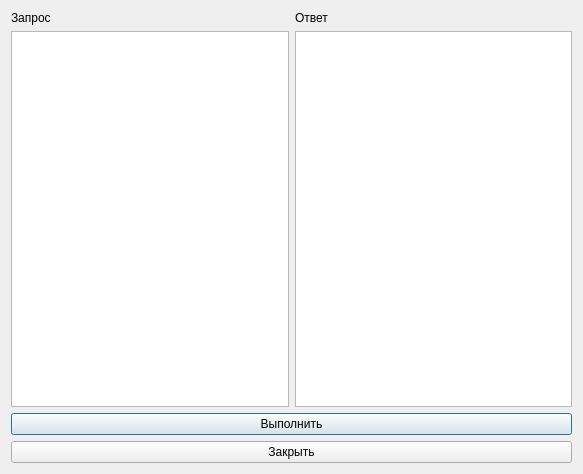
<?xml version="1.0" encoding="UTF-8"?>
<ui version="4.0">
 <class>Query</class>
 <widget class="QDialog" name="Query">
  <property name="geometry">
   <rect>
    <x>0</x>
    <y>0</y>
    <width>583</width>
    <height>474</height>
   </rect>
  </property>
  <property name="minimumSize">
   <size>
    <width>400</width>
    <height>250</height>
   </size>
  </property>
  <property name="maximumSize">
   <size>
    <width>1200</width>
    <height>1000</height>
   </size>
  </property>
  <property name="windowTitle">
   <string>Dialog</string>
  </property>
  <layout class="QGridLayout" name="gridLayout_2">
   <item row="0" column="0">
    <layout class="QGridLayout" name="gridLayout">
     <item row="1" column="0">
      <widget class="QTextEdit" name="QueryText"/>
     </item>
     <item row="1" column="1">
      <widget class="QTextBrowser" name="ResponseBrowser">
       <property name="readOnly">
        <bool>true</bool>
       </property>
       <property name="overwriteMode">
        <bool>false</bool>
       </property>
      </widget>
     </item>
     <item row="0" column="0">
      <widget class="QLabel" name="QueryLabel">
       <property name="text">
        <string>Запрос</string>
       </property>
      </widget>
     </item>
     <item row="0" column="1">
      <widget class="QLabel" name="ResponseLabel">
       <property name="text">
        <string>Ответ</string>
       </property>
      </widget>
     </item>
    </layout>
   </item>
   <item row="1" column="0">
    <layout class="QVBoxLayout" name="verticalLayout">
     <item>
      <widget class="QPushButton" name="ExecButton">
       <property name="text">
        <string>Выполнить</string>
       </property>
      </widget>
     </item>
     <item>
      <widget class="QPushButton" name="CloseButton">
       <property name="text">
        <string>Закрыть</string>
       </property>
      </widget>
     </item>
    </layout>
   </item>
  </layout>
 </widget>
 <resources/>
 <connections>
  <connection>
   <sender>CloseButton</sender>
   <signal>clicked()</signal>
   <receiver>Query</receiver>
   <slot>close()</slot>
   <hints>
    <hint type="sourcelabel">
     <x>599</x>
     <y>977</y>
    </hint>
    <hint type="destinationlabel">
     <x>599</x>
     <y>499</y>
    </hint>
   </hints>
  </connection>
 </connections>
</ui>
